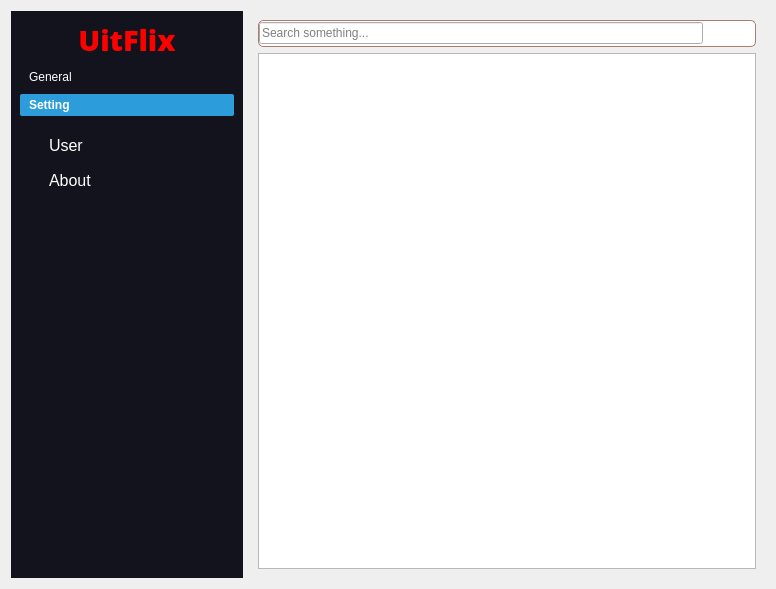
<?xml version="1.0" encoding="UTF-8"?>
<ui version="4.0">
 <class>Form</class>
 <widget class="QWidget" name="Form">
  <property name="geometry">
   <rect>
    <x>0</x>
    <y>0</y>
    <width>776</width>
    <height>589</height>
   </rect>
  </property>
  <property name="windowTitle">
   <string>Form</string>
  </property>
  <layout class="QGridLayout" name="gridLayout_3">
   <item row="0" column="0">
    <layout class="QGridLayout" name="gridLayout_2" columnstretch="45,100">
     <item row="0" column="1">
      <layout class="QHBoxLayout" name="horizontalLayout_2">
       <item>
        <widget class="QWidget" name="MainBody" native="true">
         <property name="styleSheet">
          <string notr="true"/>
         </property>
         <layout class="QVBoxLayout" name="verticalLayout_7">
          <item>
           <widget class="QFrame" name="Searchframe">
            <property name="styleSheet">
             <string notr="true">#Searchframe{
border: 1px solid #aa7e6f;
border-radius:5px;
background-color: white;
}
QLineEdit { qproperty-frame: false }

#Searchframe QPushButton{
padding: 5px 5px;
border-radius:15px;
}
#Searchframe QPushButton:pressed{padding-left:10px}

</string>
            </property>
            <property name="frameShape">
             <enum>QFrame::StyledPanel</enum>
            </property>
            <property name="frameShadow">
             <enum>QFrame::Raised</enum>
            </property>
            <layout class="QHBoxLayout" name="horizontalLayout">
             <property name="spacing">
              <number>10</number>
             </property>
             <property name="leftMargin">
              <number>0</number>
             </property>
             <property name="topMargin">
              <number>0</number>
             </property>
             <property name="rightMargin">
              <number>0</number>
             </property>
             <property name="bottomMargin">
              <number>0</number>
             </property>
             <item>
              <widget class="QLineEdit" name="SearchLine">
               <property name="styleSheet">
                <string notr="true"/>
               </property>
               <property name="text">
                <string/>
               </property>
               <property name="placeholderText">
                <string>Search something...</string>
               </property>
              </widget>
             </item>
             <item>
              <widget class="QPushButton" name="pushButton_5">
               <property name="minimumSize">
                <size>
                 <width>25</width>
                 <height>25</height>
                </size>
               </property>
               <property name="text">
                <string/>
               </property>
               <property name="icon">
                <iconset>
                 <normaloff>:/icons/icons/search (1).png</normaloff>:/icons/icons/search (1).png</iconset>
               </property>
               <property name="iconSize">
                <size>
                 <width>25</width>
                 <height>25</height>
                </size>
               </property>
              </widget>
             </item>
            </layout>
           </widget>
          </item>
          <item>
           <widget class="QListWidget" name="listWidget_3"/>
          </item>
         </layout>
        </widget>
       </item>
      </layout>
     </item>
     <item row="0" column="0">
      <widget class="QWidget" name="MenuWidget_2" native="true">
       <property name="styleSheet">
        <string notr="true">background-color: #13131d;
border:none;
color:white;</string>
       </property>
       <layout class="QVBoxLayout" name="verticalLayout_8">
        <item>
         <widget class="QLabel" name="LableTenApp_5">
          <property name="palette">
           <palette>
            <active>
             <colorrole role="WindowText">
              <brush brushstyle="SolidPattern">
               <color alpha="255">
                <red>255</red>
                <green>0</green>
                <blue>0</blue>
               </color>
              </brush>
             </colorrole>
             <colorrole role="Button">
              <brush brushstyle="SolidPattern">
               <color alpha="255">
                <red>19</red>
                <green>19</green>
                <blue>29</blue>
               </color>
              </brush>
             </colorrole>
             <colorrole role="Text">
              <brush brushstyle="SolidPattern">
               <color alpha="255">
                <red>255</red>
                <green>0</green>
                <blue>0</blue>
               </color>
              </brush>
             </colorrole>
             <colorrole role="ButtonText">
              <brush brushstyle="SolidPattern">
               <color alpha="255">
                <red>255</red>
                <green>0</green>
                <blue>0</blue>
               </color>
              </brush>
             </colorrole>
             <colorrole role="Base">
              <brush brushstyle="SolidPattern">
               <color alpha="255">
                <red>19</red>
                <green>19</green>
                <blue>29</blue>
               </color>
              </brush>
             </colorrole>
             <colorrole role="Window">
              <brush brushstyle="SolidPattern">
               <color alpha="255">
                <red>19</red>
                <green>19</green>
                <blue>29</blue>
               </color>
              </brush>
             </colorrole>
            </active>
            <inactive>
             <colorrole role="WindowText">
              <brush brushstyle="SolidPattern">
               <color alpha="255">
                <red>255</red>
                <green>0</green>
                <blue>0</blue>
               </color>
              </brush>
             </colorrole>
             <colorrole role="Button">
              <brush brushstyle="SolidPattern">
               <color alpha="255">
                <red>19</red>
                <green>19</green>
                <blue>29</blue>
               </color>
              </brush>
             </colorrole>
             <colorrole role="Text">
              <brush brushstyle="SolidPattern">
               <color alpha="255">
                <red>255</red>
                <green>0</green>
                <blue>0</blue>
               </color>
              </brush>
             </colorrole>
             <colorrole role="ButtonText">
              <brush brushstyle="SolidPattern">
               <color alpha="255">
                <red>255</red>
                <green>0</green>
                <blue>0</blue>
               </color>
              </brush>
             </colorrole>
             <colorrole role="Base">
              <brush brushstyle="SolidPattern">
               <color alpha="255">
                <red>19</red>
                <green>19</green>
                <blue>29</blue>
               </color>
              </brush>
             </colorrole>
             <colorrole role="Window">
              <brush brushstyle="SolidPattern">
               <color alpha="255">
                <red>19</red>
                <green>19</green>
                <blue>29</blue>
               </color>
              </brush>
             </colorrole>
            </inactive>
            <disabled>
             <colorrole role="WindowText">
              <brush brushstyle="SolidPattern">
               <color alpha="255">
                <red>255</red>
                <green>0</green>
                <blue>0</blue>
               </color>
              </brush>
             </colorrole>
             <colorrole role="Button">
              <brush brushstyle="SolidPattern">
               <color alpha="255">
                <red>19</red>
                <green>19</green>
                <blue>29</blue>
               </color>
              </brush>
             </colorrole>
             <colorrole role="Text">
              <brush brushstyle="SolidPattern">
               <color alpha="255">
                <red>255</red>
                <green>0</green>
                <blue>0</blue>
               </color>
              </brush>
             </colorrole>
             <colorrole role="ButtonText">
              <brush brushstyle="SolidPattern">
               <color alpha="255">
                <red>255</red>
                <green>0</green>
                <blue>0</blue>
               </color>
              </brush>
             </colorrole>
             <colorrole role="Base">
              <brush brushstyle="SolidPattern">
               <color alpha="255">
                <red>19</red>
                <green>19</green>
                <blue>29</blue>
               </color>
              </brush>
             </colorrole>
             <colorrole role="Window">
              <brush brushstyle="SolidPattern">
               <color alpha="255">
                <red>19</red>
                <green>19</green>
                <blue>29</blue>
               </color>
              </brush>
             </colorrole>
            </disabled>
           </palette>
          </property>
          <property name="font">
           <font>
            <family>Open Sans ExtraBold</family>
            <pointsize>22</pointsize>
            <weight>75</weight>
            <bold>true</bold>
           </font>
          </property>
          <property name="styleSheet">
           <string notr="true">color:red;</string>
          </property>
          <property name="text">
           <string>UitFlix</string>
          </property>
          <property name="alignment">
           <set>Qt::AlignCenter</set>
          </property>
         </widget>
        </item>
        <item>
         <widget class="QToolBox" name="toolBox">
          <property name="styleSheet">
           <string notr="true">#toolBox{
color:whitel;
}
#toolBox::tab{
padding-left:5px;
text-align:left;
border-radius:2px;
}
#toolBox::tab:selected{
background-color:#2d9cdb;
font-weight:bold;
}
#toolBox QPushButton
{
padding:5px 0px 5px 20px;
text-align:left;
border-radius:3px;
}
#toolBox QPushButton:hover{
background-color:#85C1E9;
}
#toolBox QPushButton:checked{
background-color:#4398D8;
}</string>
          </property>
          <property name="currentIndex">
           <number>1</number>
          </property>
          <property name="tabSpacing">
           <number>6</number>
          </property>
          <widget class="QWidget" name="page_9">
           <property name="geometry">
            <rect>
             <x>0</x>
             <y>0</y>
             <width>215</width>
             <height>449</height>
            </rect>
           </property>
           <attribute name="label">
            <string>General</string>
           </attribute>
           <layout class="QVBoxLayout" name="verticalLayout_9">
            <item>
             <widget class="QPushButton" name="HomeButton">
              <property name="font">
               <font>
                <pointsize>12</pointsize>
                <weight>75</weight>
                <bold>true</bold>
               </font>
              </property>
              <property name="cursor">
               <cursorShape>PointingHandCursor</cursorShape>
              </property>
              <property name="focusPolicy">
               <enum>Qt::NoFocus</enum>
              </property>
              <property name="text">
               <string>Home</string>
              </property>
              <property name="iconSize">
               <size>
                <width>32</width>
                <height>32</height>
               </size>
              </property>
              <property name="checkable">
               <bool>true</bool>
              </property>
              <property name="autoExclusive">
               <bool>false</bool>
              </property>
             </widget>
            </item>
            <item>
             <widget class="QPushButton" name="MyListButton">
              <property name="font">
               <font>
                <pointsize>12</pointsize>
                <weight>75</weight>
                <bold>true</bold>
               </font>
              </property>
              <property name="cursor">
               <cursorShape>PointingHandCursor</cursorShape>
              </property>
              <property name="focusPolicy">
               <enum>Qt::NoFocus</enum>
              </property>
              <property name="text">
               <string>My List</string>
              </property>
              <property name="iconSize">
               <size>
                <width>32</width>
                <height>32</height>
               </size>
              </property>
              <property name="checkable">
               <bool>true</bool>
              </property>
             </widget>
            </item>
            <item>
             <widget class="QPushButton" name="RAbutton">
              <property name="font">
               <font>
                <pointsize>12</pointsize>
                <weight>75</weight>
                <bold>true</bold>
               </font>
              </property>
              <property name="cursor">
               <cursorShape>PointingHandCursor</cursorShape>
              </property>
              <property name="focusPolicy">
               <enum>Qt::NoFocus</enum>
              </property>
              <property name="text">
               <string>Recently Added</string>
              </property>
              <property name="iconSize">
               <size>
                <width>32</width>
                <height>32</height>
               </size>
              </property>
              <property name="checkable">
               <bool>true</bool>
              </property>
             </widget>
            </item>
            <item>
             <spacer name="verticalSpacer_7">
              <property name="orientation">
               <enum>Qt::Vertical</enum>
              </property>
              <property name="sizeHint" stdset="0">
               <size>
                <width>20</width>
                <height>40</height>
               </size>
              </property>
             </spacer>
            </item>
           </layout>
          </widget>
          <widget class="QWidget" name="page_10">
           <property name="geometry">
            <rect>
             <x>0</x>
             <y>0</y>
             <width>215</width>
             <height>449</height>
            </rect>
           </property>
           <attribute name="label">
            <string>Setting</string>
           </attribute>
           <layout class="QVBoxLayout" name="verticalLayout_10">
            <item>
             <widget class="QPushButton" name="UserButton">
              <property name="font">
               <font>
                <pointsize>12</pointsize>
               </font>
              </property>
              <property name="cursor">
               <cursorShape>PointingHandCursor</cursorShape>
              </property>
              <property name="text">
               <string>User</string>
              </property>
              <property name="icon">
               <iconset>
                <normaloff>:/icons/icons/user (1).png</normaloff>:/icons/icons/user (1).png</iconset>
              </property>
              <property name="iconSize">
               <size>
                <width>32</width>
                <height>32</height>
               </size>
              </property>
              <property name="checkable">
               <bool>true</bool>
              </property>
              <property name="autoExclusive">
               <bool>false</bool>
              </property>
             </widget>
            </item>
            <item>
             <widget class="QPushButton" name="AboutButton">
              <property name="font">
               <font>
                <pointsize>12</pointsize>
               </font>
              </property>
              <property name="cursor">
               <cursorShape>PointingHandCursor</cursorShape>
              </property>
              <property name="focusPolicy">
               <enum>Qt::NoFocus</enum>
              </property>
              <property name="text">
               <string>About</string>
              </property>
              <property name="icon">
               <iconset>
                <normaloff>:/icons/icons/settings.png</normaloff>:/icons/icons/settings.png</iconset>
              </property>
              <property name="iconSize">
               <size>
                <width>32</width>
                <height>32</height>
               </size>
              </property>
              <property name="checkable">
               <bool>true</bool>
              </property>
              <property name="autoExclusive">
               <bool>false</bool>
              </property>
             </widget>
            </item>
            <item>
             <spacer name="verticalSpacer_10">
              <property name="orientation">
               <enum>Qt::Vertical</enum>
              </property>
              <property name="sizeHint" stdset="0">
               <size>
                <width>20</width>
                <height>40</height>
               </size>
              </property>
             </spacer>
            </item>
           </layout>
          </widget>
         </widget>
        </item>
       </layout>
      </widget>
     </item>
    </layout>
   </item>
  </layout>
 </widget>
 <resources/>
 <connections/>
</ui>
